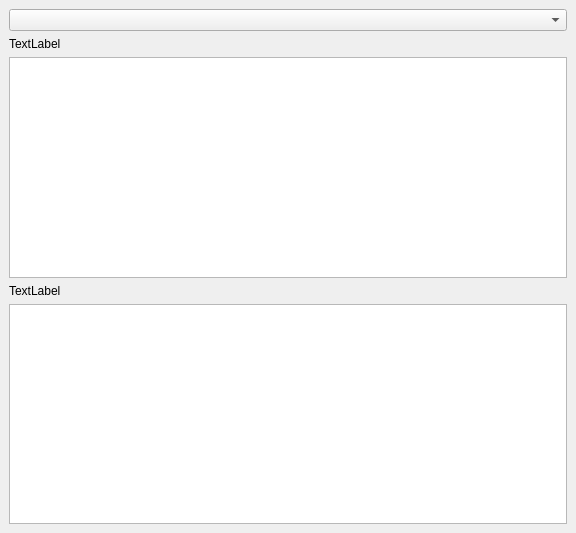
<?xml version="1.0" encoding="UTF-8"?>
<ui version="4.0">
 <class>MainWindow</class>
 <widget class="QMainWindow" name="MainWindow">
  <property name="geometry">
   <rect>
    <x>0</x>
    <y>0</y>
    <width>576</width>
    <height>533</height>
   </rect>
  </property>
  <property name="windowTitle">
   <string>MainWindow</string>
  </property>
  <widget class="QWidget" name="centralwidget">
   <layout class="QVBoxLayout" name="verticalLayout">
    <item>
     <widget class="QComboBox" name="comboBox"/>
    </item>
    <item>
     <widget class="QLabel" name="label">
      <property name="text">
       <string>TextLabel</string>
      </property>
     </widget>
    </item>
    <item>
     <widget class="QTableView" name="tableView"/>
    </item>
    <item>
     <widget class="QLabel" name="label_2">
      <property name="text">
       <string>TextLabel</string>
      </property>
     </widget>
    </item>
    <item>
     <widget class="QTableView" name="tableView_2"/>
    </item>
   </layout>
  </widget>
 </widget>
 <resources/>
 <connections/>
</ui>
